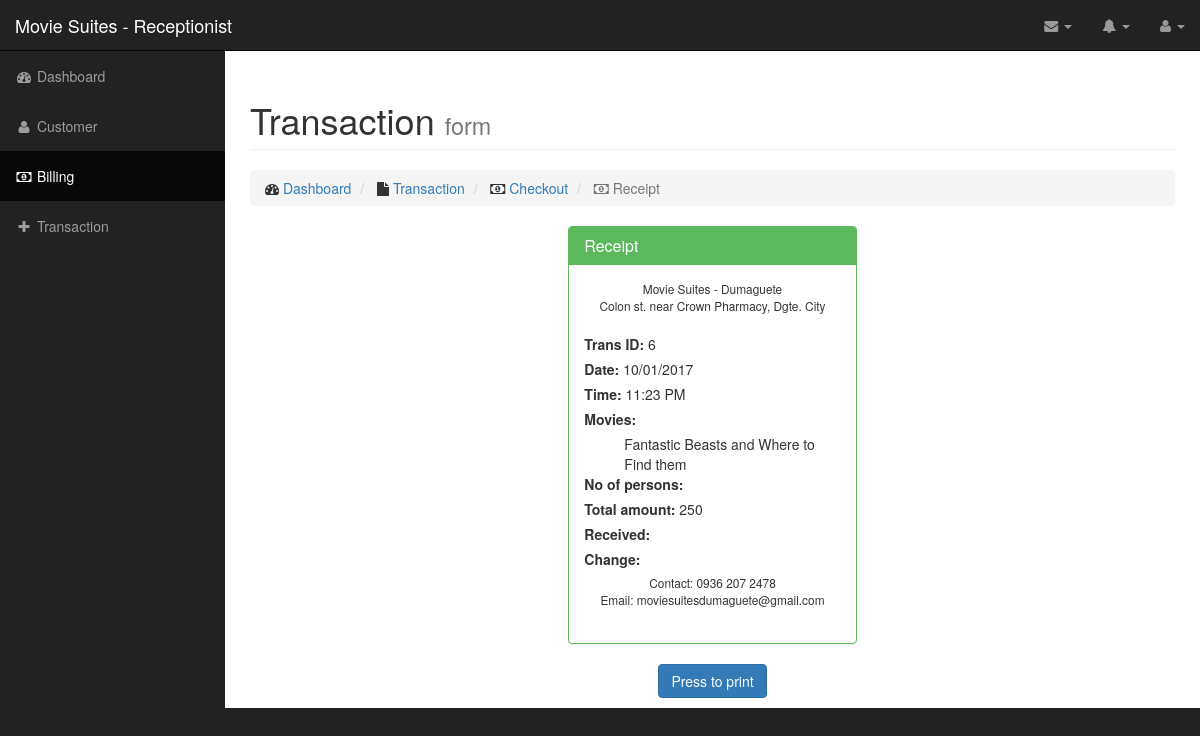
/ADMIN/ADMIN/receipt.php, run on the app's committed database.
### tables this page shows
CREATE TABLE IF NOT EXISTS `tbltransactions` (
  `transaction_id` int(50) NOT NULL AUTO_INCREMENT,
  `cust_id` varchar(50) NOT NULL,
  `emp_id` int(50) NOT NULL,
  `num_of_persons` varchar(50) NOT NULL,
  `movies` varchar(50) NOT NULL,
  `room_id` varchar(50) NOT NULL,
  `room_name` varchar(50) NOT NULL,
  `duration` varchar(50) NOT NULL,
  `end_time` varchar(50) NOT NULL,
  `amount` varchar(50) NOT NULL,
  `trans_date` varchar(50) NOT NULL,
  `time` varchar(50) NOT NULL,
  PRIMARY KEY (`transaction_id`)
);

### ADMIN/ADMIN/receipt.php (the view, shortened to what this page needs)
<?php
    include("includes/connection.php");
    $qry="SELECT * FROM tbltransactions ORDER BY transaction_id DESC LIMIT 1";
    $result=$con->query($qry);
    while($row=$result->fetch_array())
    {
        $tid = $row['transaction_id'];
        $date = $row['trans_date'];
        $time = $row['time'];
        $movies = $row['movies'];
        $pers = $row['num_of_persons'];
        $amount = $row['amount'];
    }
    $money = $_GET['m'];
    $change = $_GET['c'];
?>
<!DOCTYPE html>
<html lang="en">
<head>
    <link href="css/bootstrap.min.css" rel="stylesheet">
    <link href="css/sb-admin.css" rel="stylesheet">
    <link href="font-awesome/css/font-awesome.min.css" rel="stylesheet" type="text/css">
</head>
<body>
    <div id="wrapper">
        <nav class="navbar navbar-inverse navbar-fixed-top" role="navigation">
            <div class="navbar-header">
                <a class="navbar-brand" href="receptionist.php">Movie Suites - Receptionist</a>
            </div>
            <ul class="nav navbar-right top-nav">
                <li class="dropdown">
                    <a href="#" class="dropdown-toggle" data-toggle="dropdown"><i class="fa fa-envelope"></i> <b class="caret"></b></a>
                </li>
                <li class="dropdown">
                    <a href="#" class="dropdown-toggle" data-toggle="dropdown"><i class="fa fa-bell"></i> <b class="caret"></b></a>
                </li>
                <li class="dropdown">
                    <a href="#" class="dropdown-toggle" data-toggle="dropdown"><i class="fa fa-user"></i> <?php echo $fname . " " . $lname; ?> <b class="caret"></b></a>
                </li>
            </ul>
            <div class="collapse navbar-collapse navbar-ex1-collapse">
                <ul class="nav navbar-nav side-nav">
                    <li>
                        <a href="receptionist.php"><i class="fa fa-fw fa-dashboard"></i> Dashboard</a>
                    </li>
                     <li>
                        <a href="addcustomer.php"><i class="fa fa-fw fa-user"></i> Customer</a>
                    </li>
                     <li class="active">
                        <a href="billing.php"><i class="fa fa-fw fa-money"></i> Billing</a>
                    </li>
                    <li>
                        <a href="transaction_form.php"><i class="fa fa-fw fa-plus"></i> Transaction</a>
                    </li>
                </ul>
            </div>
        </nav>
        <div id="page-wrapper">
            <div class="container-fluid">
                <div class="row">
                    <div class="col-lg-12">
                        <h1 class="page-header">
                            Transaction
                            <small>form</small>
                        </h1>
                        <ol class="breadcrumb">
                            <li>
                                <i class="fa fa-dashboard"></i>  <a href="index.html">Dashboard</a>
                            </li>
                            <li>
                                <i class="fa fa-file"></i> <a href="transaction_form.php">Transaction</a>
                            </li>
                            <li class>
                                <i class="fa fa-money"></i>  <a href="checkout.php">Checkout</a>
                            </li>
                            <li class="active">
                                <i class="fa fa-money"></i> Receipt
                            </li>
                        </ol>
                        <div class="row">
                      <div class="col-sm-4">
                            </div>
                            <div class="col-sm-4" id="rec">
                    <div id="Rec">
                        <div class="panel panel-green">
                               <div class="panel-heading">
                                <h3 class="panel-title">Receipt</h3>
                            </div>
                         <div class="panel-body">
                            <small><center>Movie Suites - Dumaguete</center>
                            <center>Colon st. near Crown Pharmacy, Dgte. City</center><br></small>
                            <label>Trans ID:</label> <?php echo $tid; ?><br>
                            <label>Date:</label> <?php echo $date; ?><br>
                            <label>Time:</label> <?php echo $time; ?><br>
                            <label>Movies:</label>
                            <div id="m" style="margin-left: 40px;">
                                <?php
                                    $movs = explode(",", $movies);
                                    foreach($movs as $val)
                                    {
                                        echo $val."<br>";
                                    }
                                ?>
                            </div>
                            <label>No of persons:</label> <?php echo $pers; ?><br>
                             <label>Total amount:</label> <?php echo $amount; ?><br>
                             <label>Received:</label> <?php echo $money; ?><br>
                             <label>Change:</label> <?php echo $change; ?><br>
                              <small><center>Contact: 0936 207 2478</center>
                            <center>Email: moviesuitesdumaguete@gmail.com</center><br></small>
                          </div>
                         </div>
                         </div>
                         <center><button class="btn btn-primary" id="prt" onclick="printpage()">Press to print</button></center>
                            </div>
                </div>
                    </div>
                </div>
            </div>
        </div>
    </div>
</body>
</html>

### ADMIN/ADMIN/css/sb-admin.css (style rules this page uses)
body { margin-top: 100px; background-color: #222; }
@media (min-width:768px) { body { margin-top: 50px; } }
#wrapper { padding-left: 0; }
#page-wrapper { width: 100%; padding: 0; background-color: #fff; }
@media (min-width:768px) { #wrapper { padding-left: 225px; } }
@media (min-width:768px) { #page-wrapper { padding: 10px; } }
.top-nav { padding: 0 15px; }
.top-nav>li { display: inline-block; float: left; }
.top-nav>li>a { padding-top: 15px; padding-bottom: 15px; line-height: 20px; color: #999; }
@media (min-width:768px) { .side-nav { position: fixed; top: 51px; left: 225px; width: 225px; margin-left: -225px; border: none; border-radius: 0; overflow-y: auto; background-color: #222; bottom: 0; overflow-x: hidden; padding-bottom: 40px; } }
@media (min-width:768px) { .side-nav>li>a { width: 225px; } }
.panel-green { border-color: #5cb85c; }
.panel-green > .panel-heading { border-color: #5cb85c; color: #fff; background-color: #5cb85c; }

### data on the page
tbltransactions: transaction_id "6", trans_date "10/01/2017", time "11:23 PM", movies "Fantastic Beasts and Where to Find them", amount "250"
